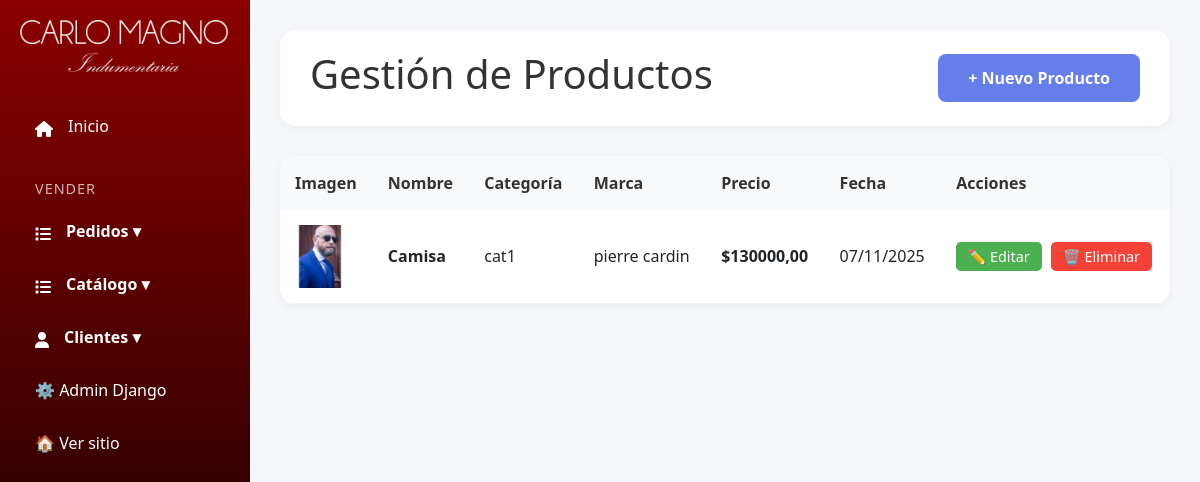
The page /panel/productos/ (signed in) on the database its author committed.
### productos/models.py (models this page shows, shortened)
class Producto(models.Model):
    nombre = models.CharField(max_length=200, verbose_name='Nombre')
    descripcion = models.TextField(verbose_name='Descripción')
    precio = models.DecimalField(
        max_digits=10,
        decimal_places=2,
        validators=[MinValueValidator(0)],
        verbose_name='Precio'
    )
    categoria = models.ForeignKey(
        Categoria,
        on_delete=models.PROTECT,
        related_name='categorias',
        verbose_name='Categoría'
    )
    marca = models.ForeignKey(
        Marca,
        on_delete=models.SET_NULL,
        null=True,
        blank=True,
        related_name='productos',
        verbose_name='Marca'
    )
    talle = models.ForeignKey(
        Talle,
        on_delete=models.SET_NULL,
        null=True,
        blank=True,
        related_name='productos',
        verbose_name='Talle'
    )
    colores = models.ManyToManyField(
        Color,
        related_name='productos',
        verbose_name='Colores disponibles',
        blank=True
    )
    imagen = models.ImageField(
        upload_to='productos/',
        null=True,
        blank=True,
        verbose_name='Imagen principal'
    )
    created_at = models.DateTimeField(auto_now_add=True, verbose_name='Fecha de creación')
    updated_at = models.DateTimeField(auto_now=True, verbose_name='Última actualización')
    class Meta:
        verbose_name = 'Producto'
        verbose_name_plural = 'Productos'
        ordering = ['-created_at']

class Categoria(models.Model):
    nombre = models.CharField(max_length=100, verbose_name='Nombre')
    descripcion = models.TextField(blank=True, verbose_name='Descripción')
    class Meta:
        verbose_name = 'Categoría'
        verbose_name_plural = 'Categorías'
        ordering = ['nombre']

class Marca(models.Model):
    nombre = models.CharField(max_length=100, unique=True, verbose_name='Nombre')
    logo = models.ImageField(
        upload_to='marcas/',
        null=True,
        blank=True,
        verbose_name='Logo'
    )
    website = models.URLField(blank=True, verbose_name='Sitio web')
    descripcion = models.TextField(blank=True, verbose_name='Descripción')
    class Meta:
        verbose_name = 'Marca'
        verbose_name_plural = 'Marcas'
        ordering = ['nombre']

### custom_admin/views.py (the view)
# urls.py: path('productos/', producto_list, name='productos'),
@login_required(login_url='login')
def productos(request):
    if not request.user.is_staff:
        return redirect('home')
    productos = Producto.objects.select_related('categoria', 'marca').all()
    return render(request, 'custom_admin/productos.html', {'productos': productos})

### productos/context_processors.py (called while the page is built, shortened)
def cart_processor(request):
    carrito = None
    cantidad_total = 0
    if request.user.is_authenticated:
        try:
            carrito = Carrito.objects.get(usuario=request.user)
            cantidad_total = carrito.get_cantidad_total()
        except Carrito.DoesNotExist:
            pass
    return {
        'carrito': carrito,
        'carrito_cantidad': cantidad_total
    }

### productos/models.py (called while the page is built)
    def get_cantidad_total(self):
        return sum(item.cantidad for item in self.items.all())

### templates/custom_admin/productos.html (shortened to what this page needs)
{% extends 'custom_admin/base.html' %}
{% load static %}
{%block extra_css %}
<link rel="stylesheet" href="{% static 'css/productos_admin.css' %}" />
{% endblock %}
{% block content %}
<div class="main-content">
	<div class="header">
		<h1>Gestión de Productos</h1>
		<a href="{% url 'agregar_producto' %}" class="btn btn-primary">+ Nuevo Producto</a>
	</div>
	{% if productos %}
	<div class="productos-table">
		<table>
			<thead>
				<tr>
					<th>Imagen</th>
					<th>Nombre</th>
					<th>Categoría</th>
					<th>Marca</th>
					<th>Precio</th>
					<th>Fecha</th>
					<th>Acciones</th>
				</tr>
			</thead>
			<tbody>
				{% for producto in productos %}
				<tr>
					<td>
						{% if producto.imagen %}
						<img
							src="{{ producto.imagen.url }}"
							alt="{{ producto.nombre }}"
							class="product-img"
						/>
						{% endif %}
					</td>
					<td><strong>{{ producto.nombre }}</strong></td>
					<td>{{ producto.categoria.nombre }}</td>
					<td>{{ producto.marca.nombre|default:"Sin marca" }}</td>
					<td><strong>${{ producto.precio }}</strong></td>
					<td>{{ producto.created_at|date:"d/m/Y" }}</td>
					<td>
						<a href="{% url 'editar_producto' producto.id %}" class="btn-edit"
							>✏️ Editar</a
						>
						<a href="{% url 'eliminar_producto' producto.id %}" class="btn-delete"
							>🗑️ Eliminar</a
						>
					</td>
				</tr>
				{% endfor %}
			</tbody>
		</table>
	</div>
	{% else %}
	<div class="empty-state">
		<h2>No hay productos registrados</h2>
	</div>
	{% endif %}
</div>
{% load static %}
{% endblock %}

### static/css/style_admin.css (style rules this page uses)
* { margin: 0; padding: 0; box-sizing: border-box; }
body { font-family: "Segoe UI", Tahoma, Geneva, Verdana, sans-serif; background: #f5f7fa; }
.main-content { margin-left: 250px; padding: 30px; }
.header { background: white; padding: 20px 30px; border-radius: 15px; box-shadow: 0 2px 10px rgba(0, 0, 0, 0.05); margin-bottom: 30px; display: flex; justify-content: space-between; align-items: center; }
.header h1 { color: #333; }
.btn { padding: 10px 20px; border: none; border-radius: 8px; cursor: pointer; font-weight: 600; text-decoration: none; display: inline-block; transition: all 0.3s ease; }
.btn-primary { background: #667eea; color: white; }
.btn-edit { background: #4caf50; color: white; padding: 5px 12px; border-radius: 5px; text-decoration: none; font-size: 0.9em; margin-right: 5px; }
.btn-delete { background: #f44336; color: white; padding: 5px 12px; border-radius: 5px; text-decoration: none; font-size: 0.9em; }
table { width: 100%; border-collapse: collapse; }
th { background: #f8f9fa; padding: 15px; text-align: left; color: #333; font-weight: 600; }
td { padding: 15px; border-bottom: 1px solid #f0f0f0; }

### static/css/productos_admin.css (style rules this page uses)
.productos-table { background: white; border-radius: 15px; box-shadow: 0 2px 10px rgba(0, 0, 0, 0.05); overflow: hidden; }
.product-img { width: 50px; height: 62.5px; object-fit: cover; border-radius: 5px; }
.btn { padding: 12px 30px; border: none; border-radius: 8px; font-size: 1em; font-weight: 600; cursor: pointer; transition: all 0.3s ease; text-decoration: none; display: inline-block; }
.btn-primary { background: #667eea; color: white; }

### rows shown on the page
Producto: imagen (placeholder picture), nombre "Camisa", categoria.nombre "cat1", marca.nombre "pierre cardin", precio "130000,00", created_at "07/11/2025"
